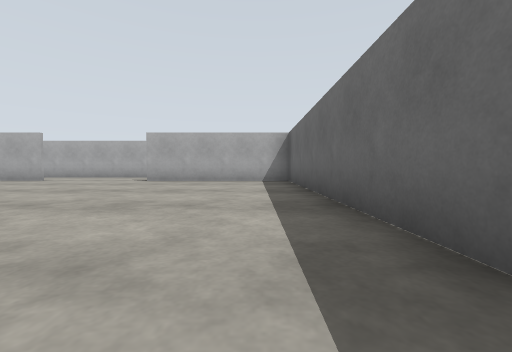
[1] (above)

24 first-person views from a walk through a world built for the Gazebo simulator. The camera is 0.72 m above the floor, tilts 2° down and sees 90° across. The floor is counted in squares, 2 m on a side. Each view is taken from the middle of a square. On the plan, view 1 faces up. The plan holds only what a view shows up to about 9 squares ahead; the rest is blank.

[2]
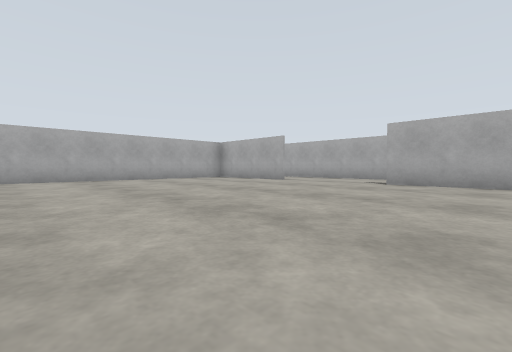

[3]
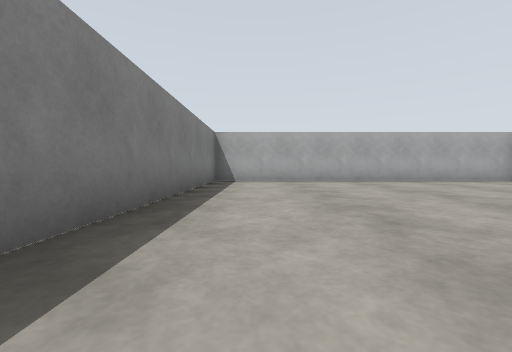

[4]
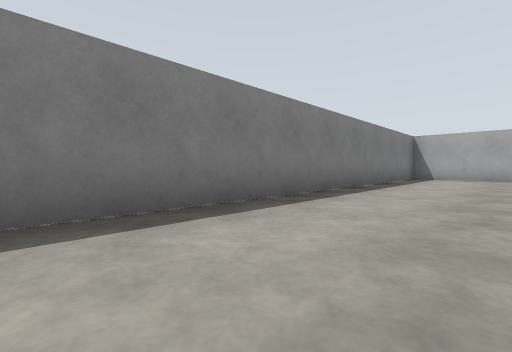

[5]
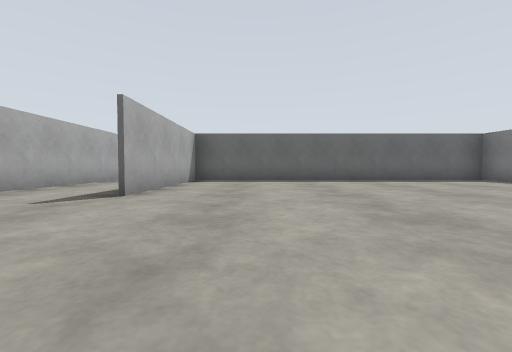

[6]
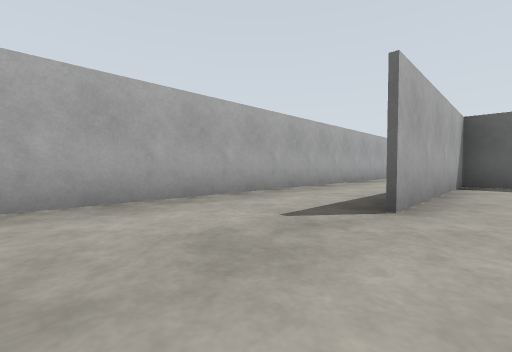

[7]
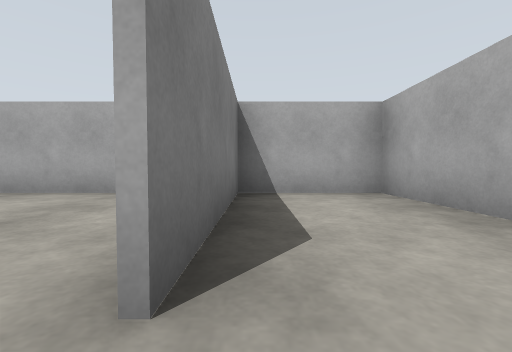

[8]
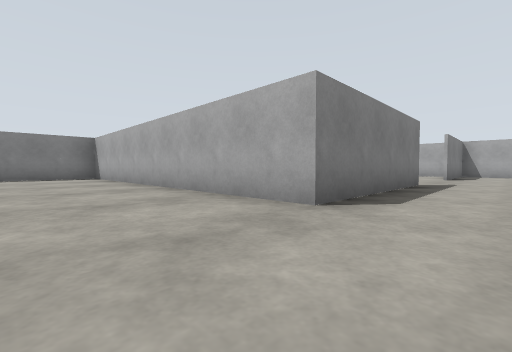

[9]
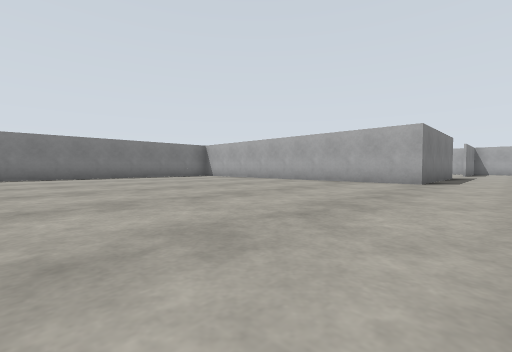

[10]
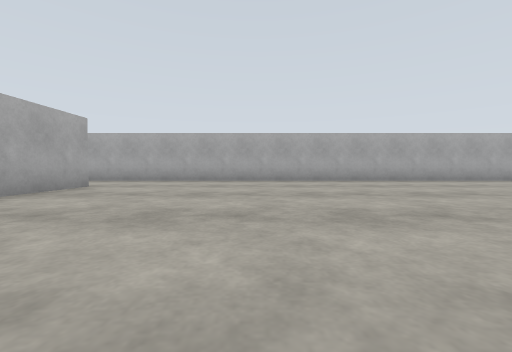

[11]
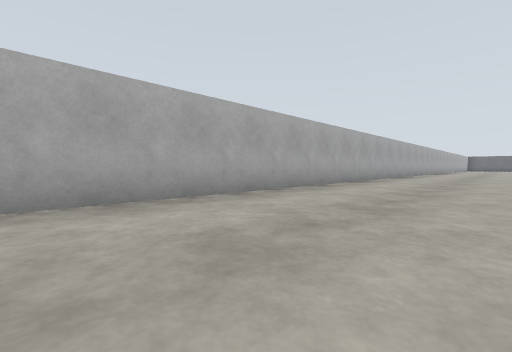

[12]
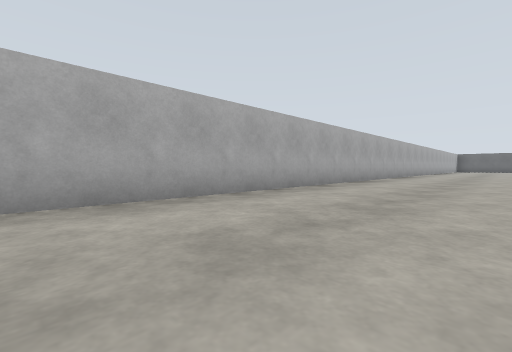

[13]
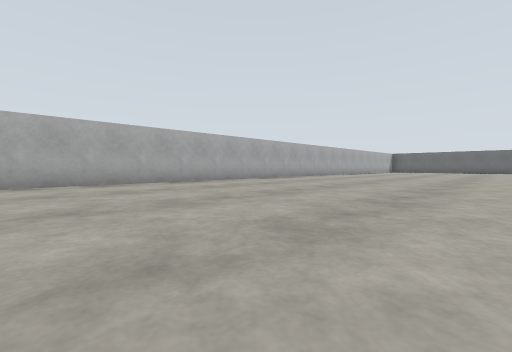

[14]
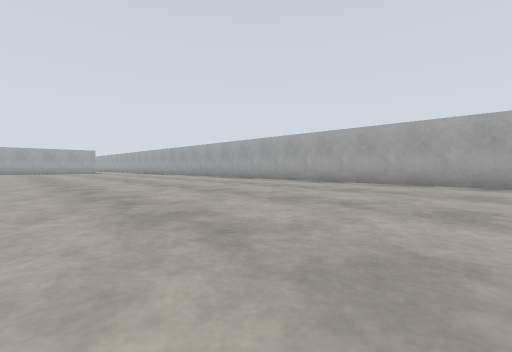

[15]
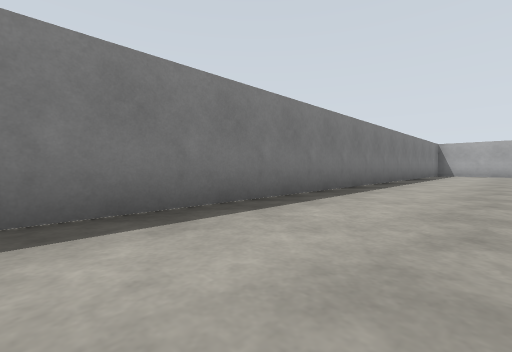

[16]
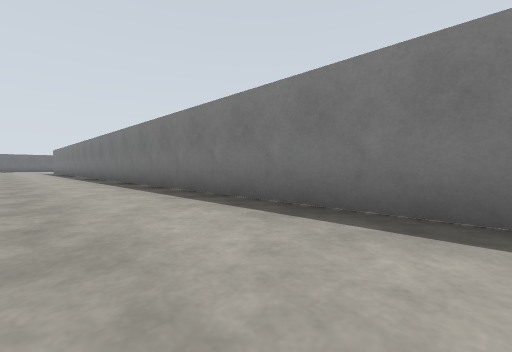

[17]
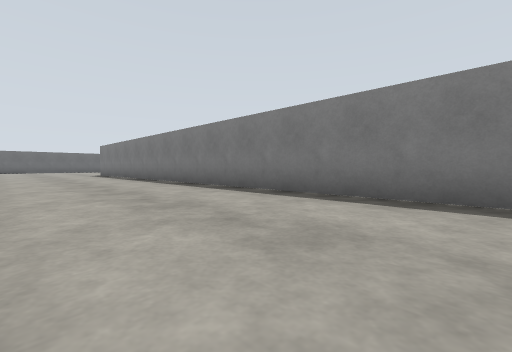

[18]
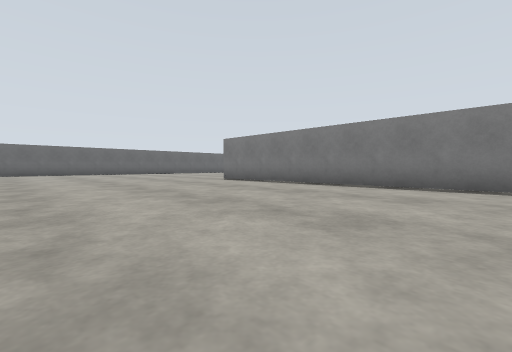

[19]
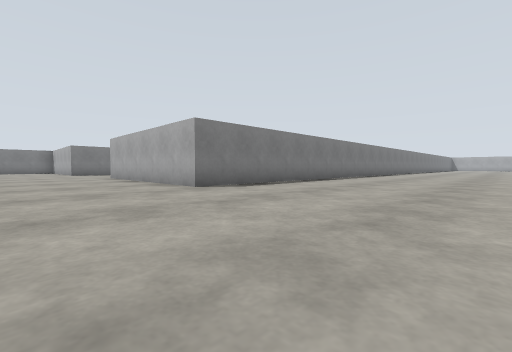

[20]
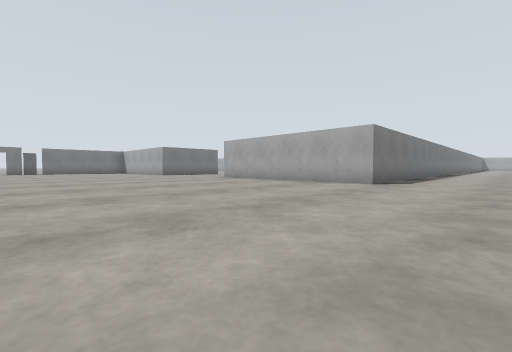

[21]
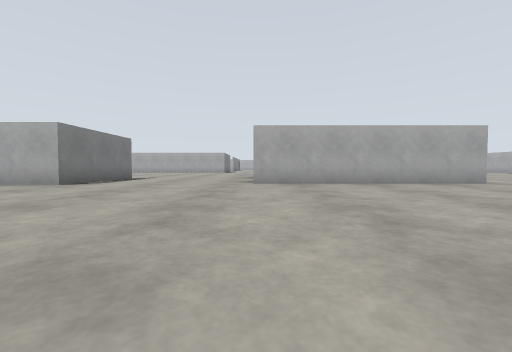

[22]
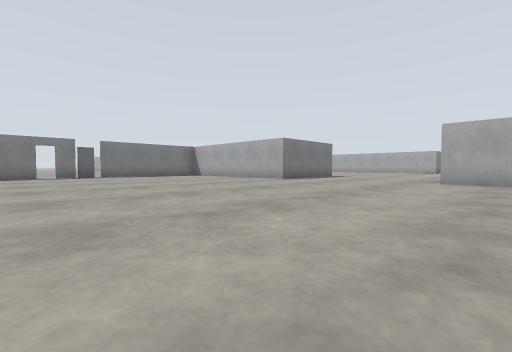

[23]
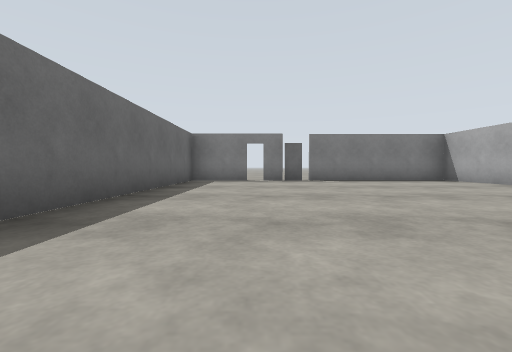

[24]
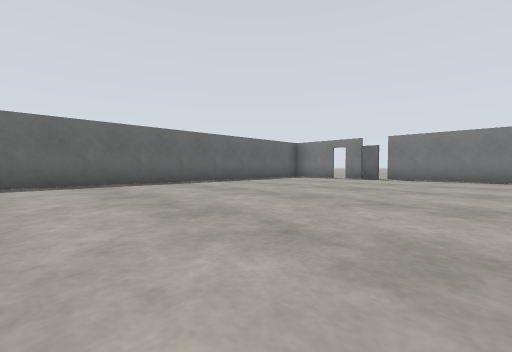

### Floor plan
Points are (right, up) in squares from view 1. A wall is a line through its corners. A room is listed if a view was taken in it or the views show most of it. See-through windows are left out.
Room 1 (views 1, 2, 3, 4, 5, 6, 7)
walls: (-2.9, 6.7) (0.9, 6.7); (-5.5, 6.6) (-8.1, 6.6); (-8.5, 6.6) (-8.5, -1) (1, -1); (0.8, -1.1) (0.8, 6.6) (-2.9, 6.6); (1.5, 8.7) (-8.5, 8.7) (-8.5, 6.7) (-5.5, 6.7)
ways out: opening at (2, 8) to room 2
Room 2 (views 8, 9, 10, 11, 12, 13, 14, 15, 16, 17, 18, 19, 20, 21, 22, 23, 24)
walls: (24.1, 8.7) (1.5, 8.7); (28.9, -9.9) (28.9, -15) (32.6, -15); (33.4, -15) (33.9, -15); (34.1, -15) (35.7, -15) (35.7, -6.9); (1, -1) (28.5, -1) (28.5, -6.1); (0.9, 6.7) (0.9, -1)
ways out: opening at (2, 8) to room 1; opening at (29, -8); open door at (34, -15)
objects: door leaf (33, -15)

Positions as (right, up) in squares from view 1, and headings:
1: (0, 0), facing up
2: (-1, 1), facing up-left
3: (-2, 0), facing left
4: (0, 1), facing down-left
5: (-6, 5), facing right
6: (-5, 6), facing up-right
7: (-5, 7), facing left
8: (3, 8), facing down-left
9: (7, 8), facing down-left
10: (4, 2), facing up
11: (7, 6), facing up-right
12: (13, 6), facing up-right
13: (17, 3), facing up-right
14: (17, 3), facing up-left
15: (13, 1), facing down-left
16: (11, 1), facing down-right
17: (16, 2), facing down-right
18: (22, 4), facing down-right
19: (31, 3), facing down-left
20: (34, 1), facing down-left
21: (34, -6), facing left
22: (35, -5), facing down-left
23: (34, -8), facing down
24: (30, -7), facing down-right
